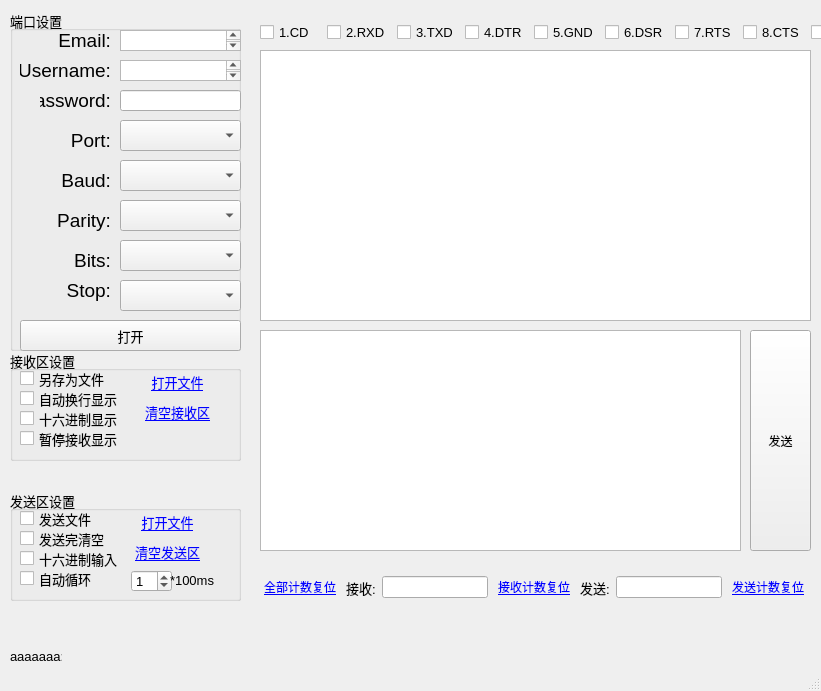
<?xml version="1.0" encoding="UTF-8"?>
<ui version="4.0">
 <class>SerialPortWindow</class>
 <widget class="QMainWindow" name="SerialPortWindow">
  <property name="geometry">
   <rect>
    <x>0</x>
    <y>0</y>
    <width>821</width>
    <height>691</height>
   </rect>
  </property>
  <property name="sizePolicy">
   <sizepolicy hsizetype="Fixed" vsizetype="Fixed">
    <horstretch>0</horstretch>
    <verstretch>0</verstretch>
   </sizepolicy>
  </property>
  <property name="windowTitle">
   <string>串口调试助手</string>
  </property>
  <widget class="QWidget" name="centralwidget">
   <widget class="QGroupBox" name="groupBox">
    <property name="geometry">
     <rect>
      <x>10</x>
      <y>10</y>
      <width>231</width>
      <height>341</height>
     </rect>
    </property>
    <property name="font">
     <font>
      <pointsize>10</pointsize>
     </font>
    </property>
    <property name="title">
     <string>端口设置</string>
    </property>
    <widget class="QComboBox" name="comboBoxPort">
     <property name="geometry">
      <rect>
       <x>110</x>
       <y>110</y>
       <width>121</width>
       <height>31</height>
      </rect>
     </property>
    </widget>
    <widget class="QLabel" name="label_2">
     <property name="geometry">
      <rect>
       <x>30</x>
       <y>120</y>
       <width>71</width>
       <height>21</height>
      </rect>
     </property>
     <property name="font">
      <font>
       <pointsize>14</pointsize>
      </font>
     </property>
     <property name="text">
      <string>Port:</string>
     </property>
     <property name="alignment">
      <set>Qt::AlignRight|Qt::AlignTrailing|Qt::AlignVCenter</set>
     </property>
    </widget>
    <widget class="QLabel" name="label">
     <property name="geometry">
      <rect>
       <x>30</x>
       <y>160</y>
       <width>71</width>
       <height>21</height>
      </rect>
     </property>
     <property name="font">
      <font>
       <pointsize>14</pointsize>
      </font>
     </property>
     <property name="text">
      <string>Baud:</string>
     </property>
     <property name="alignment">
      <set>Qt::AlignRight|Qt::AlignTrailing|Qt::AlignVCenter</set>
     </property>
    </widget>
    <widget class="QComboBox" name="comboBoxBaud">
     <property name="geometry">
      <rect>
       <x>110</x>
       <y>150</y>
       <width>121</width>
       <height>31</height>
      </rect>
     </property>
    </widget>
    <widget class="QLabel" name="label_3">
     <property name="geometry">
      <rect>
       <x>30</x>
       <y>200</y>
       <width>71</width>
       <height>21</height>
      </rect>
     </property>
     <property name="font">
      <font>
       <pointsize>14</pointsize>
      </font>
     </property>
     <property name="text">
      <string>Parity:</string>
     </property>
     <property name="alignment">
      <set>Qt::AlignRight|Qt::AlignTrailing|Qt::AlignVCenter</set>
     </property>
    </widget>
    <widget class="QComboBox" name="comboBoxCheckSum">
     <property name="geometry">
      <rect>
       <x>110</x>
       <y>190</y>
       <width>121</width>
       <height>31</height>
      </rect>
     </property>
    </widget>
    <widget class="QLabel" name="label_4">
     <property name="geometry">
      <rect>
       <x>30</x>
       <y>240</y>
       <width>71</width>
       <height>21</height>
      </rect>
     </property>
     <property name="font">
      <font>
       <pointsize>14</pointsize>
      </font>
     </property>
     <property name="text">
      <string>Bits:</string>
     </property>
     <property name="alignment">
      <set>Qt::AlignRight|Qt::AlignTrailing|Qt::AlignVCenter</set>
     </property>
    </widget>
    <widget class="QComboBox" name="comboBoxBits">
     <property name="geometry">
      <rect>
       <x>110</x>
       <y>230</y>
       <width>121</width>
       <height>31</height>
      </rect>
     </property>
    </widget>
    <widget class="QLabel" name="label_5">
     <property name="geometry">
      <rect>
       <x>30</x>
       <y>270</y>
       <width>71</width>
       <height>21</height>
      </rect>
     </property>
     <property name="font">
      <font>
       <pointsize>14</pointsize>
      </font>
     </property>
     <property name="text">
      <string>Stop:</string>
     </property>
     <property name="alignment">
      <set>Qt::AlignRight|Qt::AlignTrailing|Qt::AlignVCenter</set>
     </property>
    </widget>
    <widget class="QComboBox" name="comboBoxStopBits">
     <property name="geometry">
      <rect>
       <x>110</x>
       <y>270</y>
       <width>121</width>
       <height>31</height>
      </rect>
     </property>
    </widget>
    <widget class="QPushButton" name="pushButtonOpenSerial">
     <property name="geometry">
      <rect>
       <x>10</x>
       <y>310</y>
       <width>221</width>
       <height>31</height>
      </rect>
     </property>
     <property name="text">
      <string>打开</string>
     </property>
    </widget>
    <widget class="QTextEdit" name="textEditUsername">
     <property name="geometry">
      <rect>
       <x>110</x>
       <y>50</y>
       <width>121</width>
       <height>21</height>
      </rect>
     </property>
    </widget>
    <widget class="QLineEdit" name="textEditPassword">
     <property name="geometry">
      <rect>
       <x>110</x>
       <y>80</y>
       <width>121</width>
       <height>21</height>
      </rect>
     </property>
     <property name="echoMode">
      <enum>QLineEdit::Password</enum>
     </property>
    </widget>
    <widget class="QLabel" name="label_username">
     <property name="geometry">
      <rect>
       <x>10</x>
       <y>50</y>
       <width>91</width>
       <height>21</height>
      </rect>
     </property>
     <property name="font">
      <font>
       <pointsize>14</pointsize>
      </font>
     </property>
     <property name="text">
      <string>Username:</string>
     </property>
     <property name="alignment">
      <set>Qt::AlignRight|Qt::AlignTrailing|Qt::AlignVCenter</set>
     </property>
    </widget>
    <widget class="QLabel" name="label_password">
     <property name="geometry">
      <rect>
       <x>30</x>
       <y>80</y>
       <width>71</width>
       <height>21</height>
      </rect>
     </property>
     <property name="font">
      <font>
       <pointsize>14</pointsize>
      </font>
     </property>
     <property name="text">
      <string>Password:</string>
     </property>
     <property name="alignment">
      <set>Qt::AlignRight|Qt::AlignTrailing|Qt::AlignVCenter</set>
     </property>
    </widget>
    <widget class="QLabel" name="label_email">
     <property name="geometry">
      <rect>
       <x>10</x>
       <y>20</y>
       <width>91</width>
       <height>21</height>
      </rect>
     </property>
     <property name="font">
      <font>
       <pointsize>14</pointsize>
      </font>
     </property>
     <property name="text">
      <string>Email:</string>
     </property>
     <property name="alignment">
      <set>Qt::AlignRight|Qt::AlignTrailing|Qt::AlignVCenter</set>
     </property>
    </widget>
    <widget class="QTextEdit" name="textEditEmail">
     <property name="geometry">
      <rect>
       <x>110</x>
       <y>20</y>
       <width>121</width>
       <height>21</height>
      </rect>
     </property>
    </widget>
   </widget>
   <widget class="QTextEdit" name="textEditReceived">
    <property name="geometry">
     <rect>
      <x>260</x>
      <y>50</y>
      <width>551</width>
      <height>271</height>
     </rect>
    </property>
    <property name="sizePolicy">
     <sizepolicy hsizetype="Fixed" vsizetype="Fixed">
      <horstretch>0</horstretch>
      <verstretch>0</verstretch>
     </sizepolicy>
    </property>
    <property name="font">
     <font>
      <pointsize>14</pointsize>
     </font>
    </property>
    <property name="readOnly">
     <bool>true</bool>
    </property>
   </widget>
   <widget class="QGroupBox" name="groupBox_2">
    <property name="geometry">
     <rect>
      <x>10</x>
      <y>350</y>
      <width>231</width>
      <height>111</height>
     </rect>
    </property>
    <property name="font">
     <font>
      <pointsize>10</pointsize>
     </font>
    </property>
    <property name="title">
     <string>接收区设置</string>
    </property>
    <widget class="QCheckBox" name="checkBoxSaveAsFile">
     <property name="geometry">
      <rect>
       <x>10</x>
       <y>20</y>
       <width>91</width>
       <height>17</height>
      </rect>
     </property>
     <property name="text">
      <string>另存为文件</string>
     </property>
    </widget>
    <widget class="QCheckBox" name="checkBoxNewLine">
     <property name="geometry">
      <rect>
       <x>10</x>
       <y>40</y>
       <width>101</width>
       <height>17</height>
      </rect>
     </property>
     <property name="text">
      <string>自动换行显示</string>
     </property>
    </widget>
    <widget class="QCheckBox" name="checkBoxDisplayHex">
     <property name="geometry">
      <rect>
       <x>10</x>
       <y>60</y>
       <width>101</width>
       <height>17</height>
      </rect>
     </property>
     <property name="text">
      <string>十六进制显示</string>
     </property>
    </widget>
    <widget class="QCheckBox" name="checkBoxStopReceive">
     <property name="geometry">
      <rect>
       <x>10</x>
       <y>80</y>
       <width>101</width>
       <height>17</height>
      </rect>
     </property>
     <property name="text">
      <string>暂停接收显示</string>
     </property>
    </widget>
    <widget class="QPushButton" name="pushButtonOpenRecvFile">
     <property name="geometry">
      <rect>
       <x>130</x>
       <y>20</y>
       <width>75</width>
       <height>23</height>
      </rect>
     </property>
     <property name="font">
      <font>
       <family>MS Shell Dlg 2</family>
       <pointsize>10</pointsize>
       <weight>50</weight>
       <italic>false</italic>
       <bold>false</bold>
       <underline>true</underline>
      </font>
     </property>
     <property name="styleSheet">
      <string notr="true">font: 10pt &quot;MS Shell Dlg 2&quot;;
text-decoration: underline;
color:blue;</string>
     </property>
     <property name="text">
      <string>打开文件</string>
     </property>
     <property name="flat">
      <bool>true</bool>
     </property>
    </widget>
    <widget class="QPushButton" name="pushButtonClearRecvArea">
     <property name="geometry">
      <rect>
       <x>130</x>
       <y>50</y>
       <width>75</width>
       <height>23</height>
      </rect>
     </property>
     <property name="styleSheet">
      <string notr="true">font: 10pt &quot;MS Shell Dlg 2&quot;;
text-decoration: underline;
color:blue;</string>
     </property>
     <property name="text">
      <string>清空接收区</string>
     </property>
     <property name="flat">
      <bool>true</bool>
     </property>
    </widget>
   </widget>
   <widget class="QGroupBox" name="groupBox_3">
    <property name="geometry">
     <rect>
      <x>10</x>
      <y>490</y>
      <width>231</width>
      <height>111</height>
     </rect>
    </property>
    <property name="font">
     <font>
      <pointsize>10</pointsize>
     </font>
    </property>
    <property name="title">
     <string>发送区设置</string>
    </property>
    <widget class="QCheckBox" name="checkBoxSendFile">
     <property name="geometry">
      <rect>
       <x>10</x>
       <y>20</y>
       <width>91</width>
       <height>17</height>
      </rect>
     </property>
     <property name="text">
      <string>发送文件</string>
     </property>
    </widget>
    <widget class="QCheckBox" name="checkBoxEmptyAfterSent">
     <property name="geometry">
      <rect>
       <x>10</x>
       <y>40</y>
       <width>91</width>
       <height>17</height>
      </rect>
     </property>
     <property name="text">
      <string>发送完清空</string>
     </property>
    </widget>
    <widget class="QCheckBox" name="checkBoxSendHex">
     <property name="geometry">
      <rect>
       <x>10</x>
       <y>60</y>
       <width>101</width>
       <height>17</height>
      </rect>
     </property>
     <property name="text">
      <string>十六进制输入</string>
     </property>
    </widget>
    <widget class="QCheckBox" name="checkBoxSendLooping">
     <property name="geometry">
      <rect>
       <x>10</x>
       <y>80</y>
       <width>101</width>
       <height>17</height>
      </rect>
     </property>
     <property name="text">
      <string>自动循环</string>
     </property>
    </widget>
    <widget class="QSpinBox" name="spinBox">
     <property name="geometry">
      <rect>
       <x>121</x>
       <y>80</y>
       <width>41</width>
       <height>22</height>
      </rect>
     </property>
     <property name="maximum">
      <number>1000</number>
     </property>
     <property name="value">
      <number>1</number>
     </property>
    </widget>
    <widget class="QLabel" name="label_6">
     <property name="geometry">
      <rect>
       <x>160</x>
       <y>80</y>
       <width>46</width>
       <height>21</height>
      </rect>
     </property>
     <property name="text">
      <string>*100ms</string>
     </property>
    </widget>
    <widget class="QPushButton" name="pushButtonOpenSendFile">
     <property name="geometry">
      <rect>
       <x>120</x>
       <y>20</y>
       <width>75</width>
       <height>23</height>
      </rect>
     </property>
     <property name="styleSheet">
      <string notr="true">font: 10pt &quot;MS Shell Dlg 2&quot;;
text-decoration: underline;
color:blue;</string>
     </property>
     <property name="text">
      <string>打开文件</string>
     </property>
     <property name="flat">
      <bool>true</bool>
     </property>
    </widget>
    <widget class="QPushButton" name="pushButtonClearSendArea">
     <property name="geometry">
      <rect>
       <x>120</x>
       <y>50</y>
       <width>75</width>
       <height>23</height>
      </rect>
     </property>
     <property name="styleSheet">
      <string notr="true">font: 10pt &quot;MS Shell Dlg 2&quot;;
text-decoration: underline;
color:blue;</string>
     </property>
     <property name="text">
      <string>清空发送区</string>
     </property>
     <property name="flat">
      <bool>true</bool>
     </property>
    </widget>
   </widget>
   <widget class="QTextEdit" name="textEditSent">
    <property name="geometry">
     <rect>
      <x>260</x>
      <y>330</y>
      <width>481</width>
      <height>221</height>
     </rect>
    </property>
    <property name="font">
     <font>
      <pointsize>14</pointsize>
     </font>
    </property>
   </widget>
   <widget class="QPushButton" name="pushButtonSendData">
    <property name="geometry">
     <rect>
      <x>750</x>
      <y>330</y>
      <width>61</width>
      <height>221</height>
     </rect>
    </property>
    <property name="text">
     <string>发送</string>
    </property>
   </widget>
   <widget class="QWidget" name="layoutWidget">
    <property name="geometry">
     <rect>
      <x>260</x>
      <y>20</y>
      <width>612</width>
      <height>25</height>
     </rect>
    </property>
    <layout class="QHBoxLayout" name="horizontalLayout">
     <item>
      <widget class="QCheckBox" name="checkBoxCD">
       <property name="font">
        <font>
         <pointsize>10</pointsize>
        </font>
       </property>
       <property name="text">
        <string>1.CD</string>
       </property>
      </widget>
     </item>
     <item>
      <widget class="QCheckBox" name="checkBoxRXD">
       <property name="font">
        <font>
         <pointsize>10</pointsize>
        </font>
       </property>
       <property name="text">
        <string>2.RXD</string>
       </property>
      </widget>
     </item>
     <item>
      <widget class="QCheckBox" name="checkBoxTXD">
       <property name="font">
        <font>
         <pointsize>10</pointsize>
        </font>
       </property>
       <property name="text">
        <string>3.TXD</string>
       </property>
      </widget>
     </item>
     <item>
      <widget class="QCheckBox" name="checkBoxDTR">
       <property name="font">
        <font>
         <pointsize>10</pointsize>
        </font>
       </property>
       <property name="text">
        <string>4.DTR</string>
       </property>
      </widget>
     </item>
     <item>
      <widget class="QCheckBox" name="checkBoxGND">
       <property name="font">
        <font>
         <pointsize>10</pointsize>
        </font>
       </property>
       <property name="text">
        <string>5.GND</string>
       </property>
      </widget>
     </item>
     <item>
      <widget class="QCheckBox" name="checkBoxDSR">
       <property name="font">
        <font>
         <pointsize>10</pointsize>
        </font>
       </property>
       <property name="text">
        <string>6.DSR</string>
       </property>
      </widget>
     </item>
     <item>
      <widget class="QCheckBox" name="checkBoxRTS">
       <property name="font">
        <font>
         <pointsize>10</pointsize>
        </font>
       </property>
       <property name="text">
        <string>7.RTS</string>
       </property>
      </widget>
     </item>
     <item>
      <widget class="QCheckBox" name="checkBoxCTS">
       <property name="font">
        <font>
         <pointsize>10</pointsize>
        </font>
       </property>
       <property name="text">
        <string>8.CTS</string>
       </property>
      </widget>
     </item>
     <item>
      <widget class="QCheckBox" name="checkBoxRI">
       <property name="font">
        <font>
         <pointsize>10</pointsize>
        </font>
       </property>
       <property name="text">
        <string>9.RI</string>
       </property>
      </widget>
     </item>
    </layout>
   </widget>
   <widget class="QWidget" name="layoutWidget">
    <property name="geometry">
     <rect>
      <x>260</x>
      <y>570</y>
      <width>548</width>
      <height>35</height>
     </rect>
    </property>
    <layout class="QHBoxLayout" name="horizontalLayout_2">
     <item>
      <widget class="QPushButton" name="pushButtonClearAllCounts">
       <property name="styleSheet">
        <string notr="true">font: 10pt &quot;MS Shell Dlg 2&quot;;
text-decoration: underline;
color:blue;</string>
       </property>
       <property name="text">
        <string>全部计数复位</string>
       </property>
       <property name="flat">
        <bool>true</bool>
       </property>
      </widget>
     </item>
     <item>
      <widget class="QLabel" name="label_7">
       <property name="font">
        <font>
         <pointsize>10</pointsize>
        </font>
       </property>
       <property name="text">
        <string>接收:</string>
       </property>
      </widget>
     </item>
     <item>
      <widget class="QLineEdit" name="lineEditReceivedCounts">
       <property name="readOnly">
        <bool>true</bool>
       </property>
      </widget>
     </item>
     <item>
      <widget class="QPushButton" name="pushButtonClearRecvCounts">
       <property name="styleSheet">
        <string notr="true">font: 10pt &quot;MS Shell Dlg 2&quot;;
text-decoration: underline;
color:blue;</string>
       </property>
       <property name="text">
        <string>接收计数复位</string>
       </property>
       <property name="flat">
        <bool>true</bool>
       </property>
      </widget>
     </item>
     <item>
      <widget class="QLabel" name="label_8">
       <property name="font">
        <font>
         <pointsize>10</pointsize>
        </font>
       </property>
       <property name="text">
        <string>发送:</string>
       </property>
      </widget>
     </item>
     <item>
      <widget class="QLineEdit" name="lineEditSentCounts">
       <property name="readOnly">
        <bool>true</bool>
       </property>
      </widget>
     </item>
     <item>
      <widget class="QPushButton" name="pushButtonClearSentCounts">
       <property name="styleSheet">
        <string notr="true">font: 10pt &quot;MS Shell Dlg 2&quot;;
text-decoration: underline;
color:blue;</string>
       </property>
       <property name="text">
        <string>发送计数复位</string>
       </property>
       <property name="flat">
        <bool>true</bool>
       </property>
      </widget>
     </item>
    </layout>
   </widget>
   <widget class="QLabel" name="label_9">
    <property name="geometry">
     <rect>
      <x>10</x>
      <y>590</y>
      <width>52</width>
      <height>133</height>
     </rect>
    </property>
    <property name="font">
     <font>
      <pointsize>10</pointsize>
     </font>
    </property>
    <property name="text">
     <string>aaaaaaa:</string>
    </property>
   </widget>
  </widget>
  <widget class="QMenuBar" name="menubar">
   <property name="geometry">
    <rect>
     <x>0</x>
     <y>0</y>
     <width>821</width>
     <height>27</height>
    </rect>
   </property>
  </widget>
  <widget class="QStatusBar" name="statusbar"/>
 </widget>
 <resources/>
 <connections/>
</ui>
